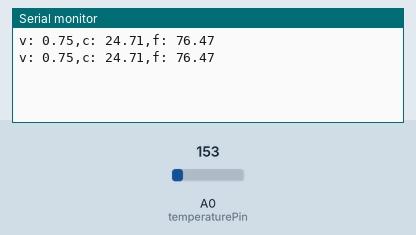
Recording of a sketch running on a simulated Arduino Uno, built with avr-gcc and run on an emulated ATmega328P. Parts: the last lines printed to the serial monitor. The test bench sets the inputs (shaded band); at power-on: A0 (temperaturePin) = 153.

Above: at 1.8 s.
1.9 s: A0 (temperaturePin) set to 165
At 2.8 s:
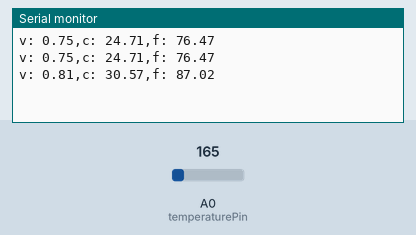
3.4 s: A0 (temperaturePin) set to 175
At 4.8 s:
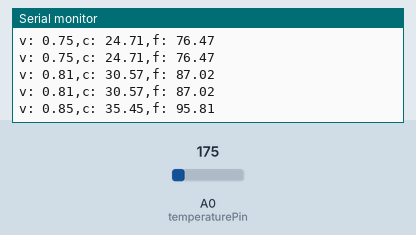
Timing chart, 0 to 6.4 s (numbered marks = the images above; inputs shaded):
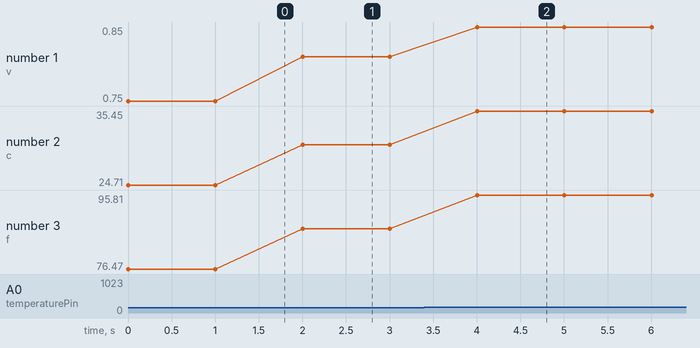

Measured:
- after the input at 1.9 s, the serial monitor: prints a new line after 0.10 s (image 1)
- after the input at 3.4 s, the serial monitor: prints a new line after 0.60 s (image 2)
- plotted number 1: 0.75 → 0.81 after the input at 1.9 s, 0.81 → 0.85 after the input at 3.4 s
- plotted number 2: 24.71 → 30.57 after the input at 1.9 s, 30.57 → 35.45 after the input at 3.4 s
- plotted number 3: 76.47 → 87.02 after the input at 1.9 s, 87.02 → 95.81 after the input at 3.4 s

The sketch:

temperatureData.ino
```cpp
const int temperaturePin = 0;

void setup()
{
  Serial.begin(9600);
}

void loop()
{
  float voltage, degreesC, degreesF;

  voltage = analogRead(temperaturePin) * 0.004882814;
  degreesC = (voltage - 0.5) * 100.0;
  degreesF = degreesC * (9.0/5.0) + 32.0;

  Serial.println("v: " + String(voltage) + ",c: " + String(degreesC) + ",f: " + String(degreesF));
  delay(1000);
}
```
